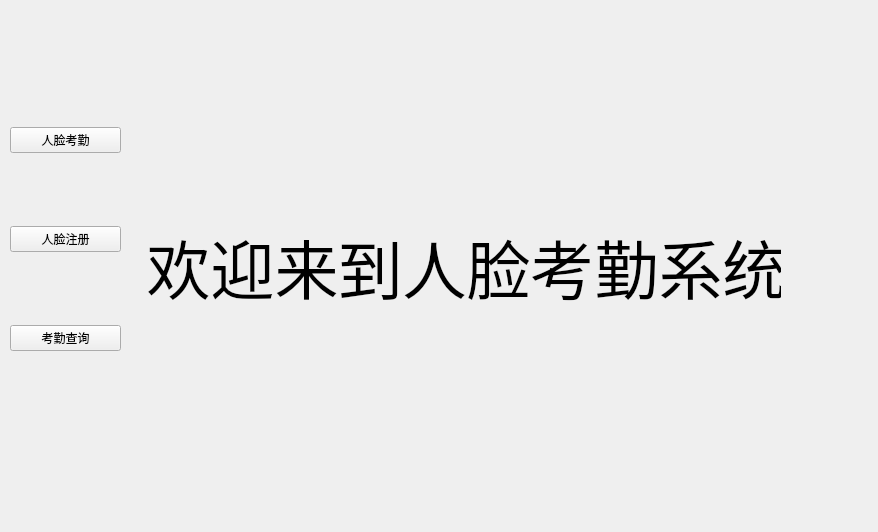
<?xml version="1.0" encoding="UTF-8"?>
<ui version="4.0">
 <class>Form</class>
 <widget class="QWidget" name="Form">
  <property name="geometry">
   <rect>
    <x>0</x>
    <y>0</y>
    <width>878</width>
    <height>532</height>
   </rect>
  </property>
  <property name="windowTitle">
   <string>Form</string>
  </property>
  <widget class="QLabel" name="label">
   <property name="geometry">
    <rect>
     <x>130</x>
     <y>20</y>
     <width>651</width>
     <height>491</height>
    </rect>
   </property>
   <property name="font">
    <font>
     <family>Cooper Black</family>
     <pointsize>48</pointsize>
    </font>
   </property>
   <property name="text">
    <string> 欢迎来到人脸考勤系统</string>
   </property>
  </widget>
  <widget class="QWidget" name="verticalLayoutWidget">
   <property name="geometry">
    <rect>
     <x>10</x>
     <y>60</y>
     <width>111</width>
     <height>361</height>
    </rect>
   </property>
   <layout class="QVBoxLayout" name="verticalLayout">
    <item>
     <widget class="QPushButton" name="pushButton_2">
      <property name="text">
       <string>人脸考勤</string>
      </property>
     </widget>
    </item>
    <item>
     <widget class="QPushButton" name="pushButton">
      <property name="text">
       <string>人脸注册</string>
      </property>
     </widget>
    </item>
    <item>
     <widget class="QPushButton" name="pushButton_3">
      <property name="text">
       <string>考勤查询</string>
      </property>
     </widget>
    </item>
   </layout>
  </widget>
 </widget>
 <resources/>
 <connections>
  <connection>
   <sender>pushButton_2</sender>
   <signal>clicked()</signal>
   <receiver>Form</receiver>
   <slot>slot2()</slot>
   <hints>
    <hint type="sourcelabel">
     <x>119</x>
     <y>152</y>
    </hint>
    <hint type="destinationlabel">
     <x>112</x>
     <y>57</y>
    </hint>
   </hints>
  </connection>
  <connection>
   <sender>pushButton</sender>
   <signal>clicked()</signal>
   <receiver>Form</receiver>
   <slot>register()</slot>
   <hints>
    <hint type="sourcelabel">
     <x>64</x>
     <y>247</y>
    </hint>
    <hint type="destinationlabel">
     <x>66</x>
     <y>478</y>
    </hint>
   </hints>
  </connection>
  <connection>
   <sender>pushButton_3</sender>
   <signal>clicked()</signal>
   <receiver>Form</receiver>
   <slot>query()</slot>
   <hints>
    <hint type="sourcelabel">
     <x>97</x>
     <y>335</y>
    </hint>
    <hint type="destinationlabel">
     <x>99</x>
     <y>428</y>
    </hint>
   </hints>
  </connection>
 </connections>
 <slots>
  <slot>line1()</slot>
  <slot>line2()</slot>
  <slot>pushbutton()</slot>
  <slot>pushbutton2()</slot>
  <slot>slot3()</slot>
  <slot>pushbutton3()</slot>
  <slot>slot2()</slot>
  <slot>slot4()</slot>
  <slot>timer1()</slot>
  <slot>slot5()</slot>
  <slot>register()</slot>
  <slot>slot6()</slot>
  <slot>query()</slot>
  <slot>slot7()</slot>
 </slots>
</ui>
